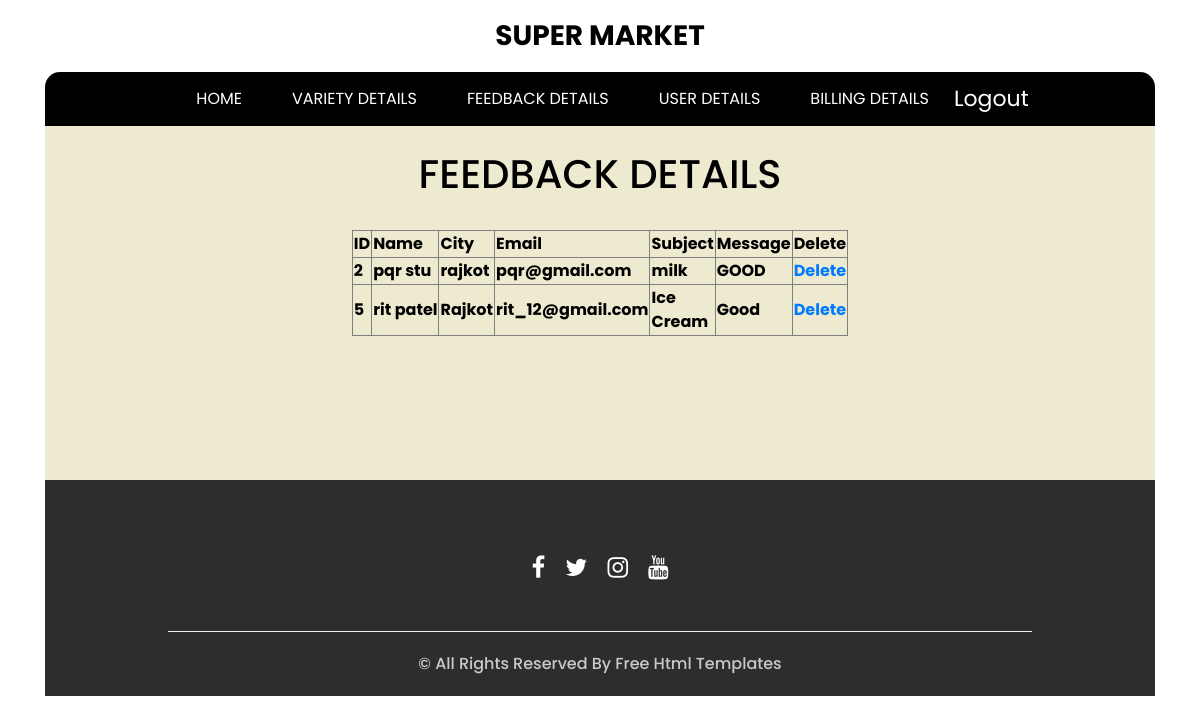
Page /admin1/viewfeedback.php (signed in) on the committed database.
### tables this page shows
CREATE TABLE `feedback` (
  `f_id` int(100) NOT NULL,
  `f_nm` varchar(100) NOT NULL,
  `city` varchar(100) NOT NULL,
  `email` varchar(100) NOT NULL,
  `product` varchar(100) NOT NULL,
  `message` varchar(1000) NOT NULL
);

### admin1/viewfeedback.php (the view, shortened to what this page needs)
<?php
$link=mysqli_connect("localhost","root","");
mysqli_select_db($link,"super_market");
?>
<?php
include "header.php";
?>
<div id="contents">
	<div class="hero_area">
    <section class="slider_section">
      <div class="slider_container" style="color: black; font-weight: bold;"> <br/>
      <center><h1> FEEDBACK DETAILS </h1></center><br/>
		<form action="" method="post">
			<table align="center" border="1" >
	<tr>
		<th>ID</th>
		<th>Name</th>
		<th>City</th>
		<th>Email</th>
		<th>Subject</th>
		<th>Message</th>
		<th>Delete</th>
	</tr>
	<?php
		$sel="select * from feedback";
		$rs=mysqli_query($link,$sel);
		while($res=mysqli_fetch_array($rs))
		{
	?>
	<tr>
		<td><?php echo $res['f_id']; ?></td>
		<td><?php echo $res['f_nm']; ?></td>
		<td><?php echo $res['city']; ?></td>
		<td width="50"><?php echo $res['email']; ?></td>
		<td width="50"><?php echo $res['product']; ?></td>
		<td width="50"><?php echo $res['message']; ?></td>
		<td><a href="viewfeedback.php?delete=<?php echo $res['f_id']; ?>">Delete</a></td>
	</tr>
	<?php } ?>
	</table><br /><br /><br /><br /><br /><br />
	</form>
</div>
</section>
</div>
	</div>
<?php
include"footer.php";
?>

### css/style.css (style rules this page uses)
body { font-family: "poppins", sans-serif; color: #101010; background-color: #ffffff; }
.hero_area { padding: 0 45px; }
a, a:hover, a:focus { text-decoration: none; }
.slider_section .slider_container { background-color: #e7e3bfba; }

### rows in the picture
feedback: f_id "2", f_nm "pqr stu", city "rajkot", email "pqr@gmail.com", product "milk", message "GOOD"
feedback: f_id "5", f_nm "rit patel", city "Rajkot", email "rit_12@gmail.com", product "Ice Cream", message "Good"
